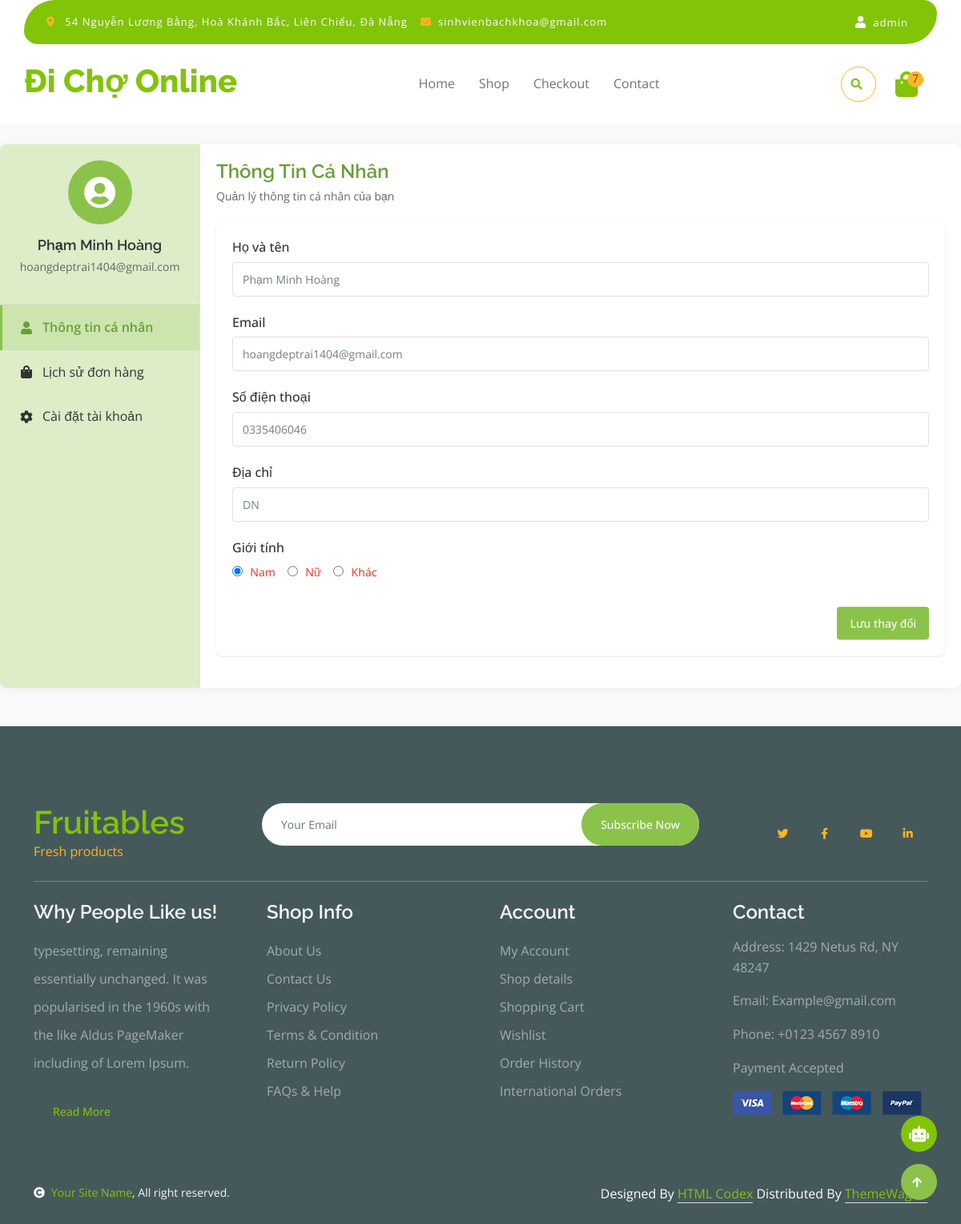
The app's page /account/ (signed in) with its own data.
### app/models.py (models this page shows, shortened)
class Customer(models.Model):
    ROLE_CHOICES = [
        (0, 'Customer'),
        (1, 'Admin'),
    ]
    user = models.OneToOneField(User, on_delete=models.SET_NULL, null=True, blank=False)
    name = models.CharField(max_length=255, null=True)
    email = models.CharField(max_length=255, null=True)
    phone = models.CharField(max_length=20)
    address = models.CharField(max_length=255)
    role = models.IntegerField(choices=ROLE_CHOICES, default=0)  # Mặc định là Customer

### app/views.py (the view)
# urls.py: path('account/', views.account, name='account'),
@login_required
def account(request):
    if request.user.is_authenticated:
        customer = request.user.customer
        order, created = Order.objects.get_or_create(customer=customer, complete=False)
        cartItems = order.get_cart_items
        completed_orders = Order.objects.filter(customer=customer, complete=True).order_by('-date_order')
    context = {
        'cartItems': cartItems,
        'customer': customer,
        'completed_orders': completed_orders,
    }
    return render(request, "app/account.html", context)

### app/templates/app/account.html (shortened to what this page needs)
{% extends "app/base.html" %}
{% load static %}
{% load tz %}
{% block account_css %}
    <link href="{% static 'app/css/user_account.css' %}" rel="stylesheet">
{% endblock account_css %}
{% block main-account-content %}
<main class="account-container">
    <div class="account-sidebar">
        <div class="user-info">
            <div class="user-avatar">
                <i class="fas fa-user-circle"></i>
            </div>
            <h3 class="user-name">{{ customer.name }}</h3>
            <p class="user-email">{{ customer.email}}</p>
        </div>
        <nav class="account-nav">
            <ul>
                <li class="active" data-tab="profile">
                    <i class="fas fa-user"></i> Thông tin cá nhân
                </li>
                <li data-tab="orders">
                    <i class="fas fa-shopping-bag"></i> Lịch sử đơn hàng
                </li>
                <li data-tab="settings">
                    <i class="fas fa-cog"></i> Cài đặt tài khoản
                </li>
            </ul>
        </nav>
    </div>
    <div class="account-content">
        <section id="profile" class="account-tab active">
            <div class="section-header">
                <h2>Thông Tin Cá Nhân</h2>
                <p>Quản lý thông tin cá nhân của bạn</p>
            </div>
            <div class="content-card">
                <form class="profile-form" >
                    <div class="form-group">
                        <label for="fullname">Họ và tên</label>
                        <input type="text" id="fullname" value="{{customer.name}}" class="form-control">
                    </div>
                    <div class="form-group">
                        <label for="email">Email</label>
                        <input type="email" id="email" value="{{customer.email}}" class="form-control">
                    </div>
                    <div class="form-group">
                        <label for="phone">Số điện thoại</label>
                        <input type="tel" id="phone" value="{{customer.phone}}" class="form-control">
                    </div>
                    <div class="form-group">
                        <label for="address">Địa chỉ</label>
                        <input type="text" id="address" value="{{customer.address}}" class="form-control">
                    </div>
                    <div class="form-group gender-group">
                        <label>Giới tính</label>
                        <div class="radio-group">
                            <label class="radio-label">
                                <input type="radio" name="gender" value="male" checked>
                                <span>Nam</span>
                            </label>
                            <label class="radio-label">
                                <input type="radio" name="gender" value="female">
                                <span>Nữ</span>
                            </label>
                            <label class="radio-label">
                                <input type="radio" name="gender" value="other">
                                <span>Khác</span>
                            </label>
                        </div>
                    </div>
                    <div class="form-actions">
                        <button type="submit" class="btn btn-primary">Lưu thay đổi</button>
                    </div>
                </form>
            </div>
        </section>
    </div>
</main>
{% endblock %}

### app/templates/app/base.html (shortened to what this page needs)
{% load static %}
<!DOCTYPE html>
<html lang="en">
<head>
    <link rel="stylesheet" href="https://use.fontawesome.com/releases/v5.15.4/css/all.css"/>
    <link href="https://cdn.jsdelivr.net/npm/bootstrap-icons@1.4.1/font/bootstrap-icons.css" rel="stylesheet">
    <link href="{% static 'app/lib/lightbox/css/lightbox.min.css' %}" rel="stylesheet">
    <link href="{% static 'app/lib/owlcarousel/assets/owl.carousel.min.css' %}" rel="stylesheet">
    <link href="{% static 'app/css/bootstrap.min.css' %}" rel="stylesheet">
    <link href="{% static 'app/css/style.css' %}" rel="stylesheet">
    {% block account_css %}
    {% endblock account_css %}
</head>
<body>
    <div class="container-fluid fixed-top">
        <div class="container topbar bg-primary d-none d-lg-block">
            <div class="d-flex justify-content-between">
                <div class="top-info ps-2">
                    <small class="me-3"><i class="fas fa-map-marker-alt me-2 text-secondary"></i> <a href="#" class="text-white">54 Nguyễn Lương Bằng, Hoà Khánh Bắc, Liên Chiểu, Đà Nẵng</a></small>
                    <small class="me-3"><i class="fas fa-envelope me-2 text-secondary"></i><a href="#" class="text-white">sinhvienbachkhoa@gmail.com</a></small>
                </div>
                <div class="top-link pe-2">
                    {% if request.user.is_authenticated %}
                        <div class="dropdown">
                            <a href="#" class="text-white " id="userDropdown" aria-expanded="false">
                                <i class="fas fa-user fa-1x"></i><small class="text-white mx-2">{{ request.user.username }}</small>
                            </a>
                        </div>
                    {% else %}
                        <a href="{% url 'loginregister' %}?register=true" class="text-white"><small class="text-white mx-2">Đăng Ký</small>/</a>
                        <a href="{% url 'loginregister' %}" class="text-white"><small class="text-white ms-2">Đăng Nhập</small></a>
                    {% endif %}
                </div>
            </div>
        </div>
        <div class="container px-0">
            <nav class="navbar navbar-light bg-white navbar-expand-xl">
                <a href="{% url 'home' %}" class="navbar-brand"><h1 class="text-primary display-6">Đi Chợ Online</h1></a>
                <div class="collapse navbar-collapse bg-white" id="navbarCollapse">
                    <div class="navbar-nav mx-auto">
                        <a href="{% url 'home' %}" class="nav-item nav-link {% if request.path == '/' %}active{% endif %}">Home</a>
                        <a href="{% url 'shop' %}" class="nav-item nav-link {% if request.path == '/shop/' %}active{% endif %}">Shop</a>
                        <a href="{% url 'checkout' %}" class="nav-item nav-link {% if request.path == '/checkout/' %}active{% endif %}">Checkout</a>
                        <a href="{% url 'contact' %}" class="nav-item nav-link {% if request.path == '/contact/' %}active{% endif %}">Contact</a>
                    </div>
                    <div class="d-flex m-3 me-0">
                        <button class="btn-search btn border border-secondary btn-md-square rounded-circle bg-white me-4" data-bs-toggle="modal" data-bs-target="#searchModal"><i class="fas fa-search text-primary"></i></button>
                        <a href="{% url 'cart' %}" class="position-relative me-4 my-auto">
                            <i class="fa fa-shopping-bag fa-2x"></i>
                            <span id="cart-count" class="position-absolute bg-secondary rounded-circle d-flex align-items-center justify-content-center text-dark px-1" style="top: -5px; left: 15px; height: 20px; min-width: 20px;">{{cartItems}}</span>
                        </a>
                    </div>
                </div>
            </nav>
        </div>
    </div>
    {% block main-account-content %}
    {% endblock main-account-content %}
    <div class="container-fluid bg-dark text-white-50 footer pt-5 mt-5">
        <div class="container py-5">
            <div class="pb-4 mb-4" style="border-bottom: 1px solid rgba(226, 175, 24, 0.5) ;">
                <div class="row g-4">
                    <div class="col-lg-3">
                        <a href="#">
                            <h1 class="text-primary mb-0">Fruitables</h1>
                            <p class="text-secondary mb-0">Fresh products</p>
                        </a>
                    </div>
                    <div class="col-lg-6">
                        <div class="position-relative mx-auto">
                            <input class="form-control border-0 w-100 py-3 px-4 rounded-pill" type="number" placeholder="Your Email">
                            <button type="submit" class="btn btn-primary border-0 border-secondary py-3 px-4 position-absolute rounded-pill text-white" style="top: 0; right: 0;">Subscribe Now</button>
                        </div>
                    </div>
                    <div class="col-lg-3">
                        <div class="d-flex justify-content-end pt-3">
                            <a class="btn  btn-outline-secondary me-2 btn-md-square rounded-circle" href=""><i class="fab fa-twitter"></i></a>
                            <a class="btn btn-outline-secondary me-2 btn-md-square rounded-circle" href=""><i class="fab fa-facebook-f"></i></a>
                            <a class="btn btn-outline-secondary me-2 btn-md-square rounded-circle" href=""><i class="fab fa-youtube"></i></a>
                            <a class="btn btn-outline-secondary btn-md-square rounded-circle" href=""><i class="fab fa-linkedin-in"></i></a>
                        </div>
                    </div>
                </div>
            </div>
            <div class="row g-5">
                <div class="col-lg-3 col-md-6">
                    <div class="footer-item">
                        <h4 class="text-light mb-3">Why People Like us!</h4>
                        <p class="mb-4">typesetting, remaining essentially unchanged. It was
                            popularised in the 1960s with the like Aldus PageMaker including of Lorem Ipsum.</p>
                        <a href="" class="btn border-secondary py-2 px-4 rounded-pill text-primary">Read More</a>
                    </div>
                </div>
                <div class="col-lg-3 col-md-6">
                    <div class="d-flex flex-column text-start footer-item">
                        <h4 class="text-light mb-3">Shop Info</h4>
                        <a class="btn-link" href="">About Us</a>
                        <a class="btn-link" href="">Contact Us</a>
                        <a class="btn-link" href="">Privacy Policy</a>
                        <a class="btn-link" href="">Terms & Condition</a>
                        <a class="btn-link" href="">Return Policy</a>
                        <a class="btn-link" href="">FAQs & Help</a>
                    </div>
                </div>
                <div class="col-lg-3 col-md-6">
                    <div class="d-flex flex-column text-start footer-item">
                        <h4 class="text-light mb-3">Account</h4>
                        <a class="btn-link" href="">My Account</a>
                        <a class="btn-link" href="">Shop details</a>
                        <a class="btn-link" href="">Shopping Cart</a>
                        <a class="btn-link" href="">Wishlist</a>
                        <a class="btn-link" href="">Order History</a>
                        <a class="btn-link" href="">International Orders</a>
                    </div>
                </div>
                <div class="col-lg-3 col-md-6">
                    <div class="footer-item">
                        <h4 class="text-light mb-3">Contact</h4>
                        <p>Address: 1429 Netus Rd, NY 48247</p>
                        <p>Email: Example@gmail.com</p>
                        <p>Phone: +0123 4567 8910</p>
                        <p>Payment Accepted</p>
                        <img src="{% static 'app/img/payment.png' %}" class="img-fluid" alt="">
                    </div>
                </div>
            </div>
        </div>
    </div>
    <div class="container-fluid copyright bg-dark py-4">
        <div class="container">
            <div class="row">
                <div class="col-md-6 text-center text-md-start mb-3 mb-md-0">
                    <span class="text-light"><a href="#"><i class="fas fa-copyright text-light me-2"></i>Your Site Name</a>, All right reserved.</span>
                </div>
                <div class="col-md-6 my-auto text-center text-md-end text-white">
                    Designed By <a class="border-bottom" href="https://htmlcodex.com">HTML Codex</a> Distributed By <a class="border-bottom" href="https://themewagon.com">ThemeWagon</a>
                </div>
            </div>
        </div>
    </div>
    <a href="#" class="btn btn-primary border-3 border-primary rounded-circle back-to-top"><i class="fa fa-arrow-up"></i></a>
    <button id="chat-icon" onclick="toggleChat()">
        <i class="fas fa-robot"></i>
    </button>
</body>
</html>

### records on screen
Customer: name "Phạm Minh Hoàng", email "hoangdeptrai1404@gmail.com", phone "0335406046", address "DN"

### other values on screen
{{ request.user.username }} "admin"
{{ cartItems }} "7"
